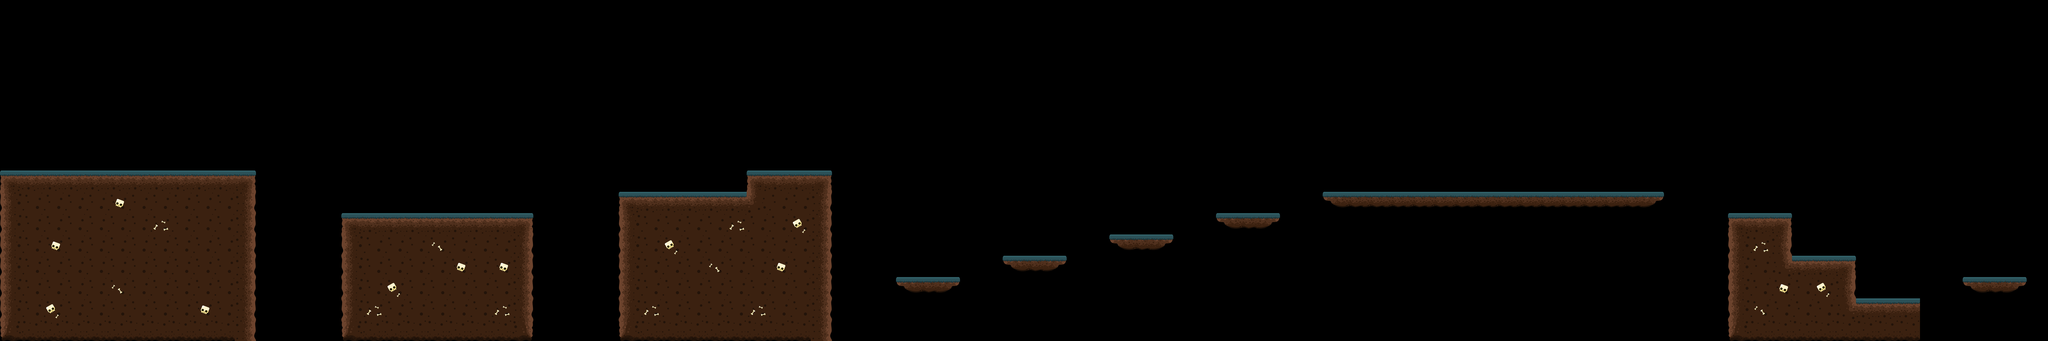

Rendered tile map (Tiled .tmx) drawn with the repository's tilesets; below, a short description and the map source with its tile grids summarised:
An orthogonal 96x16 tile map with 64x64 px tiles, 2 tile layers (Tile, Bones), 4 tilesets and 6 objects (5x zombies, playable).

<map version="1.0" orientation="orthogonal" renderorder="right-down" width="96" height="16" tilewidth="64" tileheight="64" nextobjectid="11">
 <tileset firstgid="1" name="graveyard_tile" tilewidth="64" tileheight="64" tilecount="21" columns="7">
  <image source="../graveyard_tile.png" width="448" height="192" />
 </tileset>
 <tileset firstgid="22" name="zombie_m" tilewidth="128" tileheight="154" tilecount="24" columns="8">
  <image source="../Zombies/zombie_m.png" width="1024" height="569" />
 </tileset>
 <tileset firstgid="46" name="zombie_f" tilewidth="128" tileheight="142" tilecount="24" columns="8">
  <image source="../Zombies/zombie_f.png" width="1024" height="543" />
 </tileset>
 <tileset firstgid="70" name="ninja_girl" tilewidth="128" tileheight="138" tilecount="96" columns="8">
  <image source="../Ninja_Girl/ninja_girl.png" width="1024" height="1757" />
 </tileset>
 <layer name="Tile" width="96" height="16">
  <data>[1536 cells, 291 non-empty, 14 distinct tile ids]</data>
 </layer>
 <layer name="Bones" width="96" height="16">
  <data>[1536 cells, 23 non-empty, 4 distinct tile ids]</data>
 </layer>
 <objectgroup name="Male_zombies">
  <object id="2" name="zombie_male" type="zombies" gid="22" x="1280" y="640" width="128" height="154" />
  <object id="4" name="zombie_male" type="zombies" gid="22" x="2304" y="512" width="128" height="154" />
  <object id="5" name="zombie_male" type="zombies" gid="22" x="4096" y="576" width="128" height="154" />
 </objectgroup>
 <objectgroup name="Female_zombies">
  <object id="3" name="zombie_girl" type="zombies" gid="46" x="2048" y="576" width="128" height="142" />
  <object id="9" name="zombie_girl" type="zombies" gid="46" x="4608" y="576" width="128" height="142" />
 </objectgroup>
 <objectgroup name="Ninja">
  <object id="10" name="ninja" type="playable" gid="70" x="192" y="512" width="128" height="138" />
 </objectgroup>
</map>